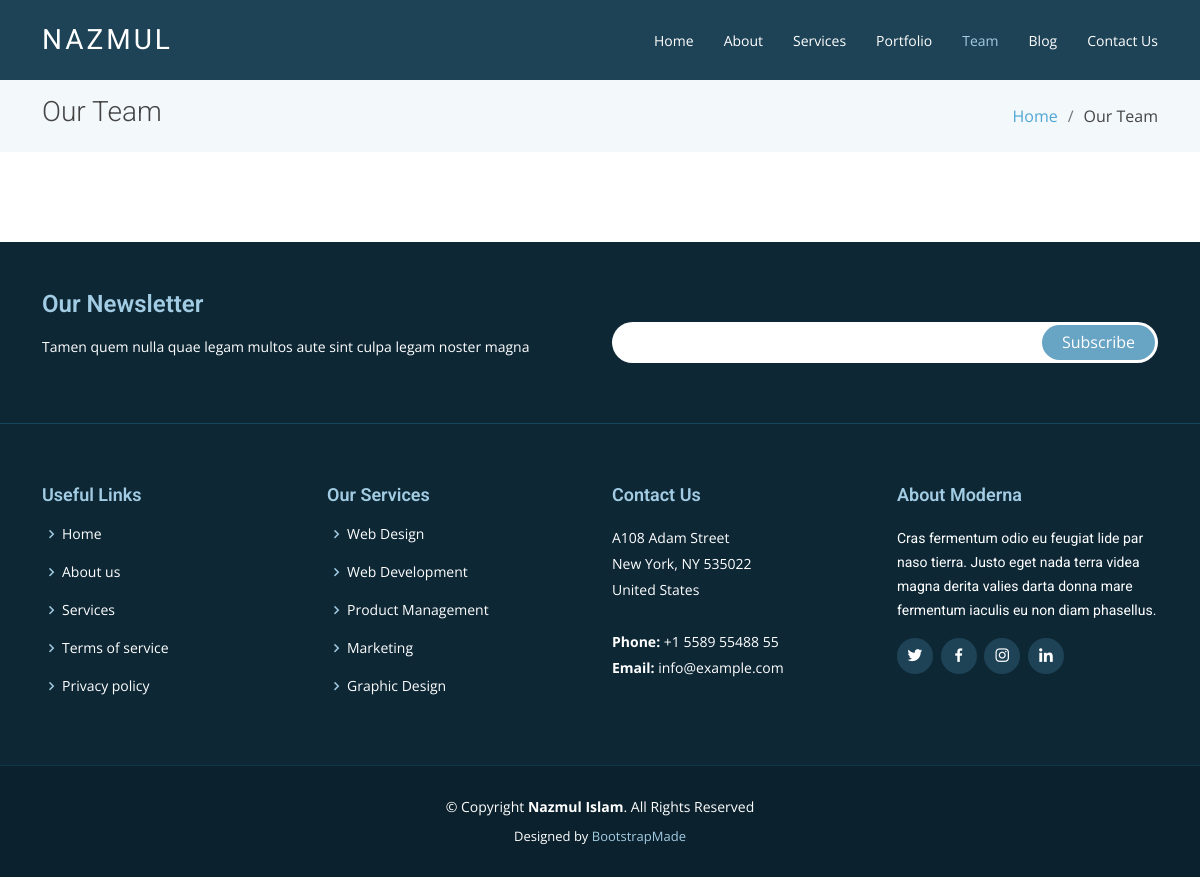
Before: /team.php with the older database file.
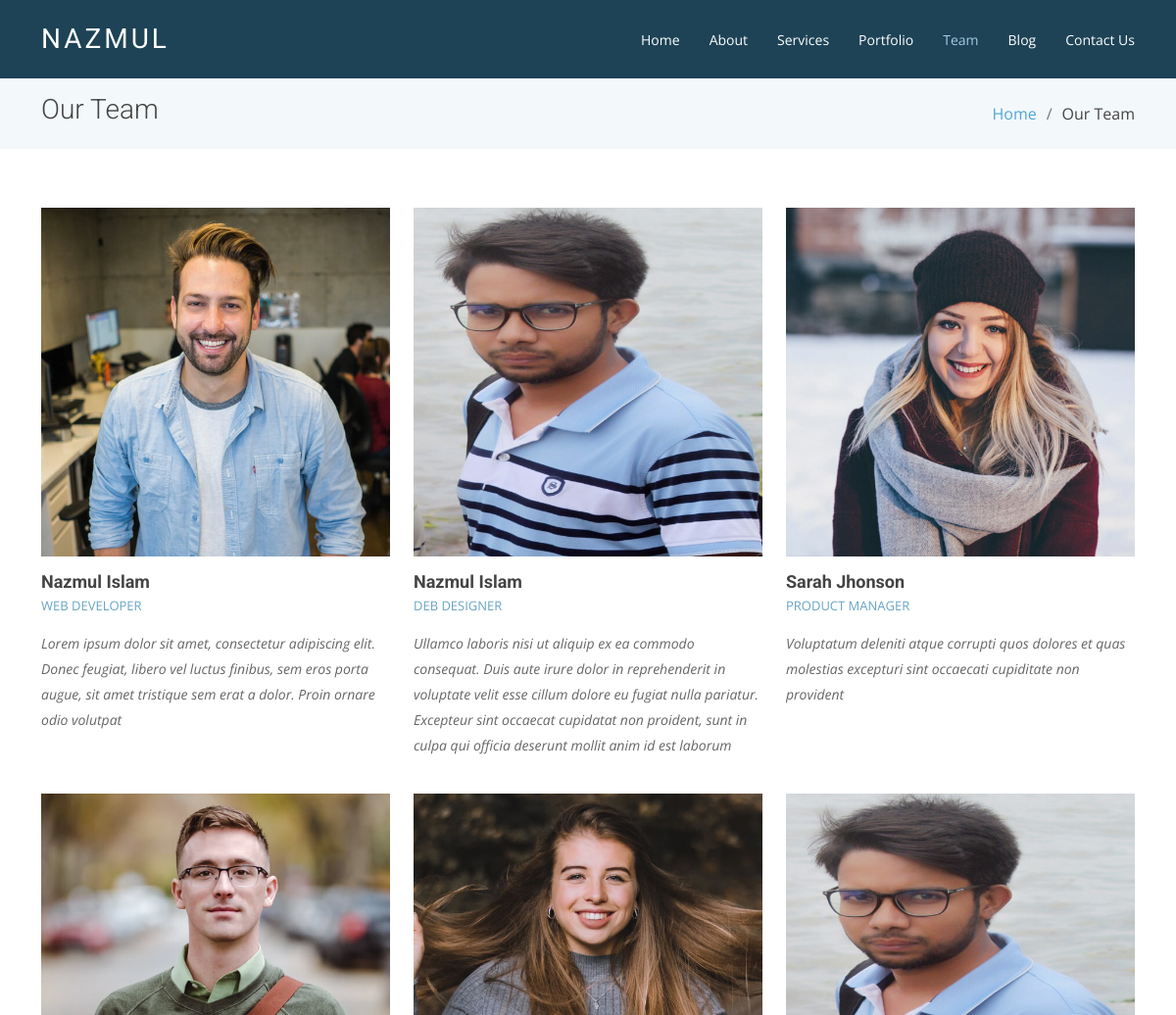
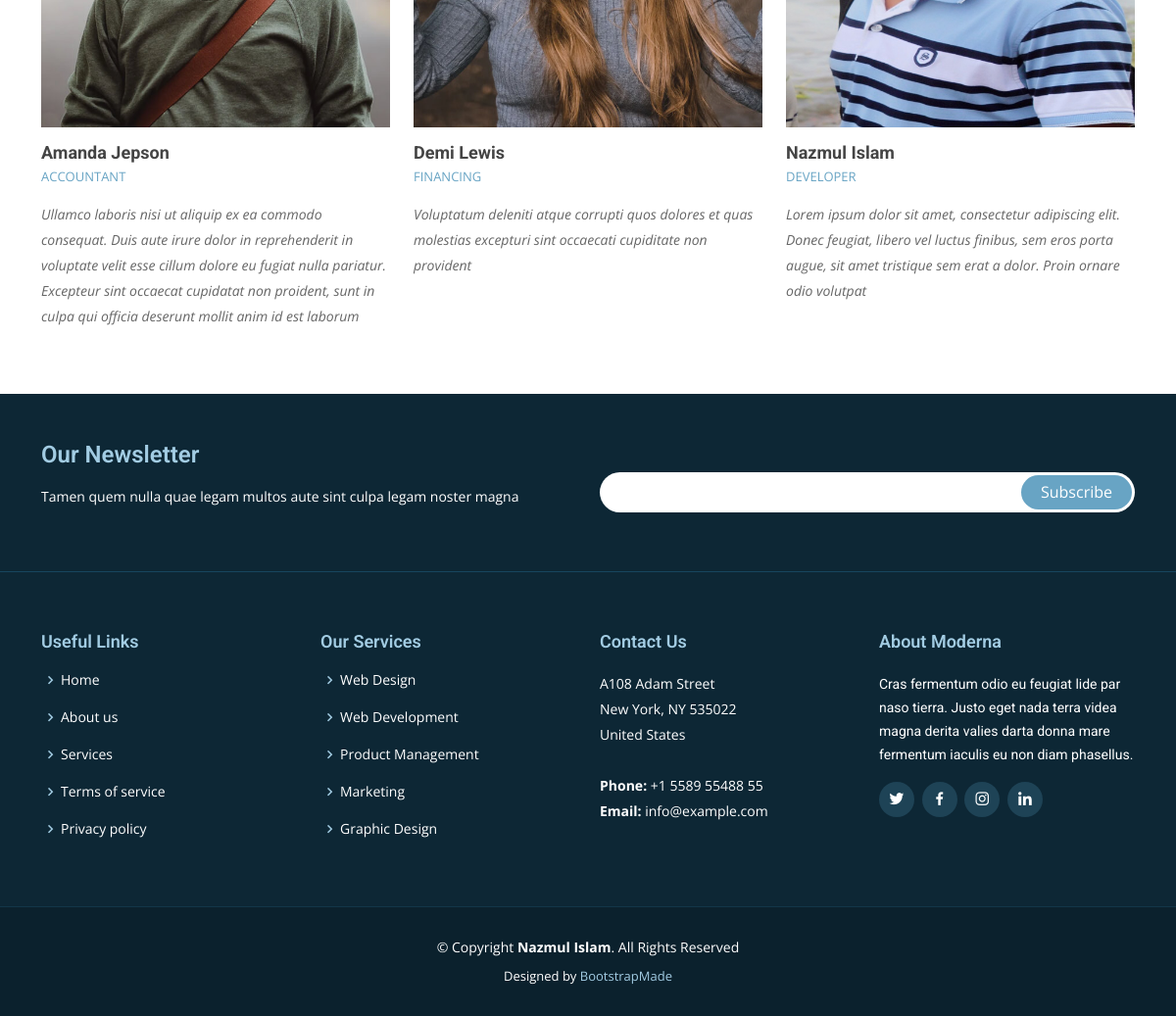
After: the same page with the newer database file (2 pictures, top to bottom).
### tables this page shows
CREATE TABLE `teammembers` (
  `id` tinyint(3) UNSIGNED NOT NULL,
  `name` varchar(50) NOT NULL,
  `title` varchar(255) NOT NULL,
  `icon` varchar(255) NOT NULL,
  `icon1` varchar(255) NOT NULL,
  `icon2` varchar(255) NOT NULL,
  `url` varchar(255) NOT NULL,
  `url1` varchar(255) NOT NULL,
  `url2` varchar(255) NOT NULL,
  `description` text NOT NULL,
  `image` varchar(255) NOT NULL,
  `status` tinyint(4) NOT NULL DEFAULT 1
);

### team.php (the view, shortened to what this page needs)
<?php
  require_once'db.php';
  include'mordana/header.php';
  $select="SELECT * FROM teammembers";
  $teammembers=mysqli_query($db, $select);
?>
<body>
  <header id="header" class="fixed-top d-flex align-items-center ">
    <div class="container d-flex justify-content-between align-items-center">
      <div class="logo">
        <h1 class="text-light"><a href="index.php"><span>Nazmul</span></a></h1>
      </div>
      <nav id="navbar" class="navbar">
        <ul>
          <li><a class="" href="index.php">Home</a></li>
          <li><a href="about.php">About</a></li>
          <li><a href="services.php">Services</a></li>
          <li><a href="portfolio.php">Portfolio</a></li>
          <li><a class="active" href="team.php">Team</a></li>
          <li><a href="blog.php">Blog</a></li>
          <li><a href="contact.php">Contact Us</a></li>
        </ul>
      </nav>
    </div>
  </header>
  <main id="main">
    <section class="breadcrumbs">
      <div class="container">
        <div class="d-flex justify-content-between align-items-center">
          <h2>Our Team</h2>
          <ol>
            <li><a href="index.php">Home</a></li>
            <li>Our Team</li>
          </ol>
        </div>
      </div>
    </section>
    <section class="team" data-aos="fade-up" data-aos-easing="ease-in-out" data-aos-duration="500">
      <div class="container">
        <div class="row">
          <?php
            foreach($teammembers as $key=> $member){
              ?>
              <div class="col-lg-4 col-md-6 d-flex align-items-stretch">
                <div class="member">
                  <div class="member-img">
                    <img src="assets/portfolio/members/<?php echo$member['image']?>" class="img-fluid" alt="">
                  </div>
                  <div class="member-info">
                    <h4><?php echo$member['name']?></h4>
                    <span><?php echo$member['title']?></span>
                    <p><?php echo$member['description']?></p>
                  </div>
                </div>
              </div>
              <?php
            }
          ?>
        </div>
      </div>
    </section>
  </main>
<?php include'mordana/footer.php';?>

### mordana/header.php (shortened to what this page needs)
<!DOCTYPE html>
<html lang="en">
<head>
  <link href="assets/vendor/animate.css/animate.min.css" rel="stylesheet">
  <link href="assets/vendor/aos/aos.css" rel="stylesheet">
  <link href="assets/vendor/bootstrap/css/bootstrap.min.css" rel="stylesheet">
  <link href="assets/vendor/bootstrap-icons/bootstrap-icons.css" rel="stylesheet">
  <link href="assets/vendor/boxicons/css/boxicons.min.css" rel="stylesheet">
  <link href="assets/vendor/glightbox/css/glightbox.min.css" rel="stylesheet">
  <link href="assets/vendor/swiper/swiper-bundle.min.css" rel="stylesheet">
  <link href="assets/css/style.css" rel="stylesheet">
</head>
<body>
  <header id="header" class="fixed-top d-flex align-items-center header-transparent">
    <div class="container d-flex justify-content-between align-items-center">
      <div class="logo">
        <h1 class="text-light"><a href="index.php"><span><b>Nazmul</b></span></a></h1>
         <a href="index.php"><img src="assets/img/logo.PNG" alt="" class="img-fluid"></a>
      </div>
      <nav id="navbar" class="navbar">
        <ul>
          <li><a class="active" href="index.php">Home</a></li>
          <li><a href="about.php">About</a></li>
          <li><a href="services.php">Services</a></li>
          <li><a href="portfolio.php">Portfolio</a></li>
          <li><a href="team.php">Team</a></li>
          <li><a href="blog.php">Blog</a></li>
          <li><a href="contact.php">Contact Us</a></li>
        </ul>
      </nav>
    </div>
  </header>

### mordana/footer.php (shortened to what this page needs)
  <footer id="footer" data-aos="fade-up" data-aos-easing="ease-in-out" data-aos-duration="500">
    <div class="footer-newsletter">
      <div class="container">
        <div class="row">
          <div class="col-lg-6">
            <h4>Our Newsletter</h4>
            <p>Tamen quem nulla quae legam multos aute sint culpa legam noster magna</p>
          </div>
          <div class="col-lg-6">
            <form action="" method="post">
              <input type="email" name="email"><input type="submit" value="Subscribe">
            </form>
          </div>
        </div>
      </div>
    </div>
    <div class="footer-top">
      <div class="container">
        <div class="row">
          <div class="col-lg-3 col-md-6 footer-links">
            <h4>Useful Links</h4>
            <ul>
              <li><i class="bx bx-chevron-right"></i> <a href="#">Home</a></li>
              <li><i class="bx bx-chevron-right"></i> <a href="#">About us</a></li>
              <li><i class="bx bx-chevron-right"></i> <a href="#">Services</a></li>
              <li><i class="bx bx-chevron-right"></i> <a href="#">Terms of service</a></li>
              <li><i class="bx bx-chevron-right"></i> <a href="#">Privacy policy</a></li>
            </ul>
          </div>
          <div class="col-lg-3 col-md-6 footer-links">
            <h4>Our Services</h4>
            <ul>
              <li><i class="bx bx-chevron-right"></i> <a href="#">Web Design</a></li>
              <li><i class="bx bx-chevron-right"></i> <a href="#">Web Development</a></li>
              <li><i class="bx bx-chevron-right"></i> <a href="#">Product Management</a></li>
              <li><i class="bx bx-chevron-right"></i> <a href="#">Marketing</a></li>
              <li><i class="bx bx-chevron-right"></i> <a href="#">Graphic Design</a></li>
            </ul>
          </div>
          <div class="col-lg-3 col-md-6 footer-contact">
            <h4>Contact Us</h4>
            <p>
              A108 Adam Street <br>
              New York, NY 535022<br>
              United States <br><br>
              <strong>Phone:</strong> +1 5589 55488 55<br>
              <strong>Email:</strong> info@example.com<br>
            </p>
          </div>
          <div class="col-lg-3 col-md-6 footer-info">
            <h3>About Moderna</h3>
            <p>Cras fermentum odio eu feugiat lide par naso tierra. Justo eget nada terra videa magna derita valies darta donna mare fermentum iaculis eu non diam phasellus.</p>
            <div class="social-links mt-3">
              <a href="#" class="twitter"><i class="bx bxl-twitter"></i></a>
              <a href="#" class="facebook"><i class="bx bxl-facebook"></i></a>
              <a href="#" class="instagram"><i class="bx bxl-instagram"></i></a>
              <a href="#" class="linkedin"><i class="bx bxl-linkedin"></i></a>
            </div>
          </div>
        </div>
      </div>
    </div>
    <div class="container">
      <div class="copyright">
        &copy; Copyright <strong><span>Nazmul Islam</span></strong>. All Rights Reserved
      </div>
      <div class="credits">
        Designed by <a href="https://bootstrapmade.com/">BootstrapMade</a>
      </div>
    </div>
  </footer>
</body>
</html>

### assets/css/style.css (style rules this page uses)
body { font-family: "Open Sans", sans-serif; color: #444; }
a { color: #4fa6d5; text-decoration: none; }
h1, h2, h3, h4, h5, h6, .font-primary { font-family: "Roboto", sans-serif; }
#header { height: 80px; transition: all 0.5s; z-index: 997; transition: all 0.5s; background: #1e4356; }
#header.header-transparent { background: none; }
#header .logo h1 { font-size: 28px; margin: 0; padding: 4px 0; line-height: 1; font-weight: 400; letter-spacing: 3px; text-transform: uppercase; }
#header .logo h1 a, #header .logo h1 a:hover { color: #fff; text-decoration: none; }
#main { margin-top: 80px; }
.navbar { padding: 0; }
.navbar ul { margin: 0; padding: 0; display: flex; list-style: none; align-items: center; }
.navbar li { position: relative; }
.navbar a, .navbar a:focus { display: flex; align-items: center; justify-content: space-between; padding: 10px 0 10px 30px; font-family: "Open Sans", sans-serif; font-size: 14px; color: #fff; white-space: nowrap; transition: 0.3s; }
.navbar a:hover, .navbar .active, .navbar .active:focus, .navbar li:hover > a { color: #a2cce3; }
section { padding: 60px 0; }
.breadcrumbs { padding: 15px 0; background-color: #f3f8fa; min-height: 40px; }
.breadcrumbs h2 { font-size: 28px; font-weight: 300; }
.breadcrumbs ol { display: flex; flex-wrap: wrap; list-style: none; padding: 0; margin: 0; }
.breadcrumbs ol li + li { padding-left: 10px; }
.breadcrumbs ol li + li::before { display: inline-block; padding-right: 10px; color: #6c757d; content: "/"; }
.team { background: #fff; padding-bottom: 30px; }
.team .member { margin-bottom: 20px; overflow: hidden; }
.team .member .member-img { position: relative; overflow: hidden; }
.team .member .member-info h4 { font-weight: 700; margin: 15px 0 5px 0; font-size: 18px; }
.team .member .member-info span { display: block; font-size: 13px; text-transform: uppercase; font-weight: 400; margin-bottom: 15px; color: #68A4C4; }
.team .member .member-info p { font-style: italic; font-size: 14px; line-height: 26px; color: #666; }
#footer { background: #0b212d; padding: 0 0 30px 0; color: #fff; font-size: 14px; }
#footer .footer-newsletter { padding: 50px 0; background: #0d2735; }
#footer .footer-newsletter h4 { font-size: 24px; margin: 0 0 20px 0; padding: 0; line-height: 1; font-weight: 600; color: #a2cce3; }
#footer .footer-newsletter form { margin-top: 30px; background: #fff; padding: 6px 10px; position: relative; border-radius: 50px; }
#footer .footer-newsletter form input[type=email] { border: 0; padding: 4px; width: calc(100% - 100px); }
#footer .footer-newsletter form input[type=submit] { position: absolute; top: 0; right: 0; bottom: 0; border: 0; background: none; font-size: 16px; padding: 0 20px; margin: 3px; background: #68A4C4; color: #fff; transition: 0.3s; border-radius: 50px; }
#footer .footer-top { background: #0d2735; border-top: 1px solid #17455e; border-bottom: 1px solid #123649; padding: 60px 0 30px 0; }
#footer .footer-top .footer-info { margin-bottom: 30px; }
#footer .footer-top .footer-info h3 { font-size: 18px; margin: 0 0 20px 0; padding: 2px 0 2px 0; line-height: 1; color: #a2cce3; font-weight: 600; }
#footer .footer-top .footer-info p { font-size: 14px; line-height: 24px; margin-bottom: 0; font-family: "Roboto", sans-serif; color: #fff; }
#footer .footer-top .social-links a { font-size: 18px; display: inline-block; background: #1e4356; color: #fff; line-height: 1; padding: 8px 0; margin-right: 4px; border-radius: 50%; text-align: center; width: 36px; height: 36px; transition: 0.3s; }
#footer .footer-top h4 { font-size: 18px; font-weight: 600; color: #a2cce3; position: relative; padding-bottom: 12px; }
#footer .footer-top .footer-links { margin-bottom: 30px; }
#footer .footer-top .footer-links ul { list-style: none; padding: 0; margin: 0; }
#footer .footer-top .footer-links ul i { padding-right: 2px; color: #a2cce3; font-size: 18px; line-height: 1; }
#footer .footer-top .footer-links ul li { padding: 10px 0; display: flex; align-items: center; }
#footer .footer-top .footer-links ul li:first-child { padding-top: 0; }
#footer .footer-top .footer-links ul a { color: #fff; transition: 0.3s; display: inline-block; line-height: 1; }
#footer .footer-top .footer-contact { margin-bottom: 30px; }
#footer .footer-top .footer-contact p { line-height: 26px; }
#footer .copyright { text-align: center; padding-top: 30px; }
#footer .credits { padding-top: 10px; text-align: center; font-size: 13px; color: #fff; }
#footer .credits a { color: #a2cce3; }

Changed rows visible on the page:
added teammembers: image (picture), name "Nazmul Islam", title "WEB DEVELOPER", description "Lorem ipsum dolor sit amet, consectetur adipiscing elit. Donec feugiat, libero vel luctus finibus, sem eros porta augue, sit amet tristique sem erat a dolor. Proin ornare odio volutpat"
added teammembers: image (picture), name "Nazmul Islam", title "DEB DESIGNER", description "Ullamco laboris nisi ut aliquip ex ea commodo consequat. Duis aute irure dolor in reprehenderit in voluptate velit esse cillum dolore eu fugiat nulla pariatur. Excepteur sint occaecat cupidatat non proident, sunt in culpa qui officia deserunt mollit anim id est laborum"
added teammembers: image (picture), name "Sarah Jhonson", title "PRODUCT MANAGER", description "Voluptatum deleniti atque corrupti quos dolores et quas molestias excepturi sint occaecati cupiditate non provident"
added teammembers: image (picture), name "Amanda Jepson", title "ACCOUNTANT", description "Ullamco laboris nisi ut aliquip ex ea commodo consequat. Duis aute irure dolor in reprehenderit in voluptate velit esse cillum dolore eu fugiat nulla pariatur. Excepteur sint occaecat cupidatat non proident, sunt in culpa qui officia deserunt mollit anim id est laborum"
added teammembers: image (picture), name "Demi Lewis", title "FINANCING", description "Voluptatum deleniti atque corrupti quos dolores et quas molestias excepturi sint occaecati cupiditate non provident"
added teammembers: image (picture), name "Nazmul Islam", title "DEVELOPER", description "Lorem ipsum dolor sit amet, consectetur adipiscing elit. Donec feugiat, libero vel luctus finibus, sem eros porta augue, sit amet tristique sem erat a dolor. Proin ornare odio volutpat"
